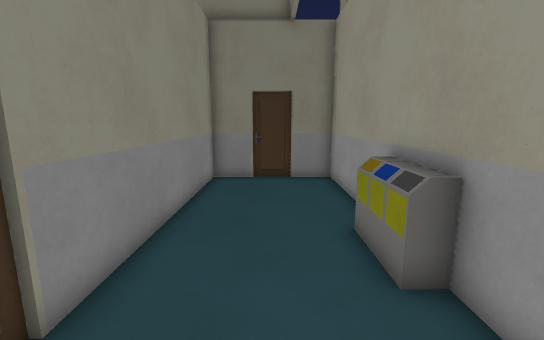
view 1 (above)

15 first-person views from a walk through a level from a Godot 3-D game. The camera is 1.3 m above the floor, tilts 10° down and sees 90° across. The floor is counted in squares, 0.5 m on a side. Each view is taken from the middle of a square. On the plan, view 1 faces up. The plan holds only what a view shows up to about 19 squares ahead; the rest is blank. The place goes on beyond the plan. Flat picture figures and markers are left out. Some surface patterns are stand-ins.

view 2
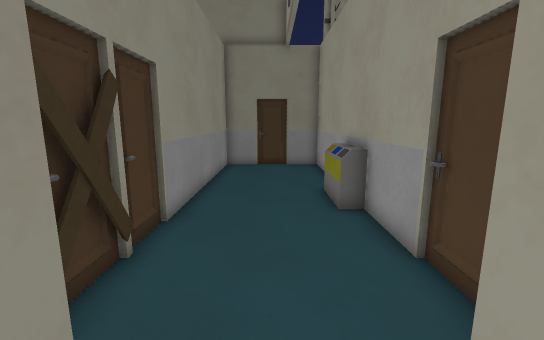

view 3
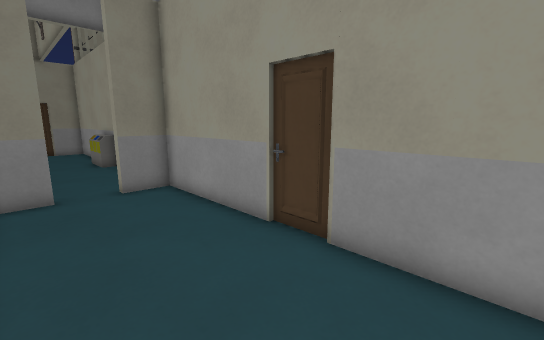

view 4
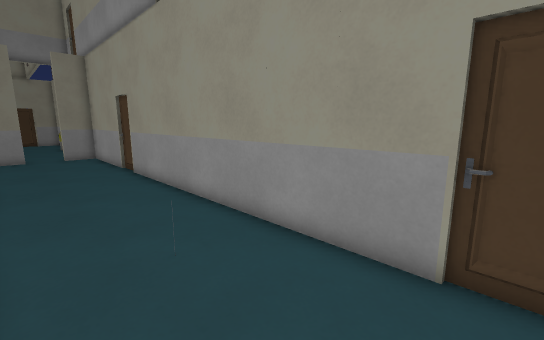

view 5
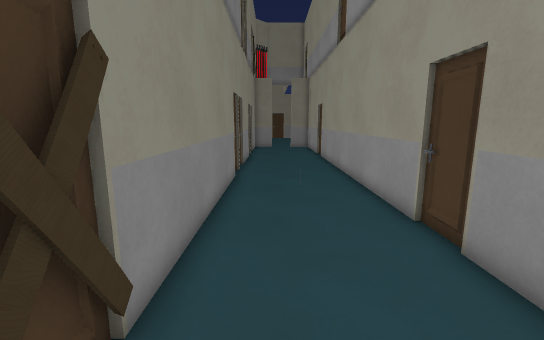

view 6
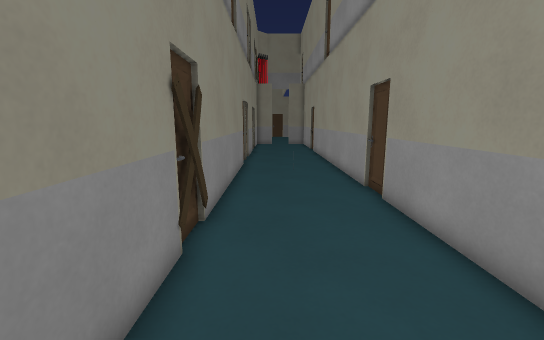

view 7
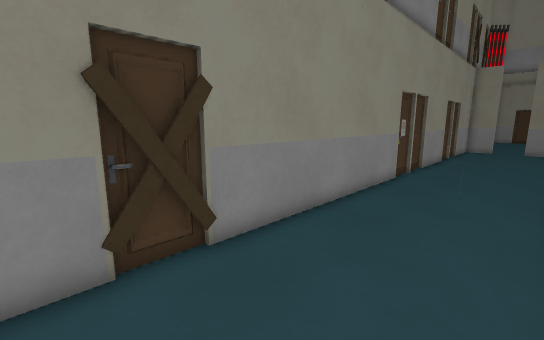

view 8
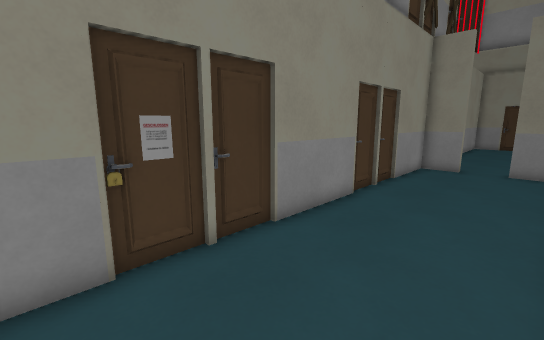

view 9
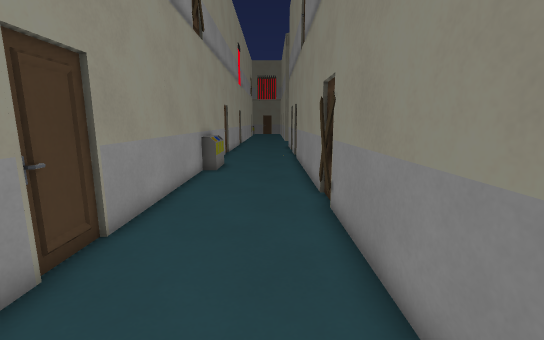

view 10
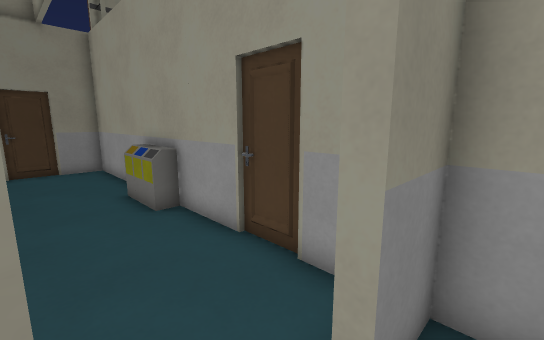

view 11
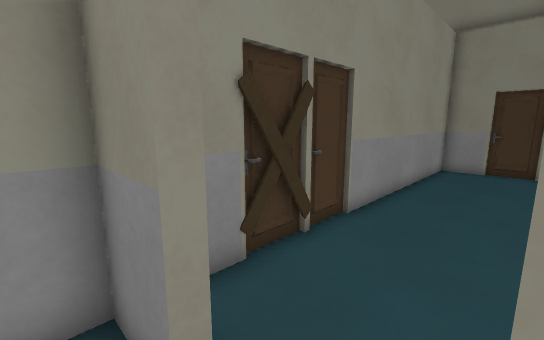

view 12
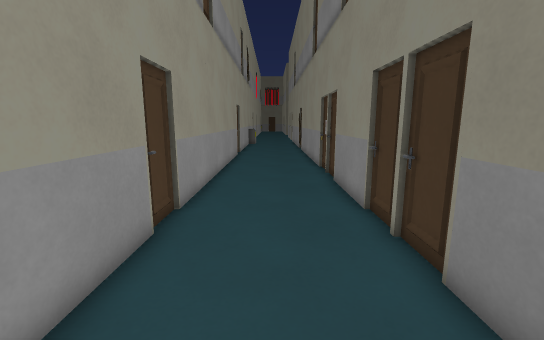

view 13
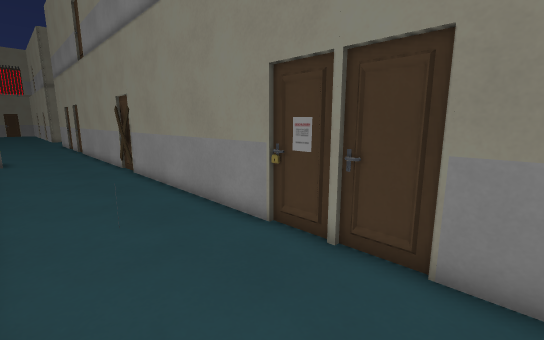

view 14
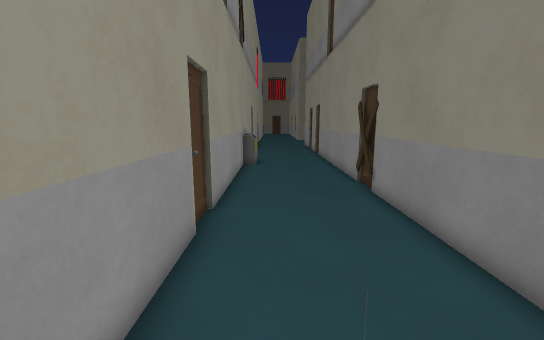

view 15
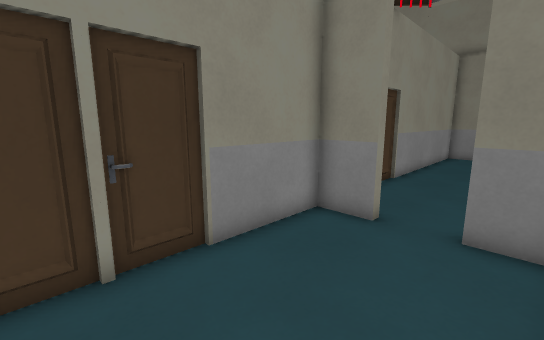

### Floor plan
Points are (right, up) in squares from view 1. A wall is a line through its corners. A room is listed if a view was taken in it or the views show most of it. See-through windows are left out.
Room 1 (views 1, 12)
walls: (-2.8, 1.1) (-2.8, -1.8); (2.8, -1.7) (2.8, 12.8) (-2.8, 12.8) (-2.8, 1.2); (-1, -2.8) (-1, -3.2); (1, -3.2) (1, -2.8)
ways out: opening at (0, -3) to room 2
objects: other object (2, 4) to (2, 6)
Room 2 (views 2, 3, 4, 5, 6, 7, 8, 9, 10, 11, 13, 14, 15)
walls: (2.8, -36.5) (2.8, -3.2) (1, -3.2); (-1, -3.2) (-2.8, -3.2) (-2.8, -36.5)
ways out: opening at (0, -3) to room 1
objects: other object (2, -36)

Where each view was taken, in squares from view 1:
view 1: 0 up, 0 right, facing up
view 2: 4 down, 0 right, facing up
view 3: 14 down, 2 left, facing up-right
view 4: 26 down, 2 left, facing up-right
view 5: 32 down, 1 left, facing up
view 6: 36 down, 1 left, facing up
view 7: 32 down, 2 right, facing up-left
view 8: 20 down, 2 right, facing up-left
view 9: 21 down, 1 left, facing down
view 10: 4 down, 1 left, facing up-right
view 11: 4 down, 1 right, facing up-left
view 12: 3 down, 0 right, facing down
view 13: 14 down, 2 right, facing down-left
view 14: 19 down, 1 right, facing down
view 15: 10 down, 2 right, facing up-left
